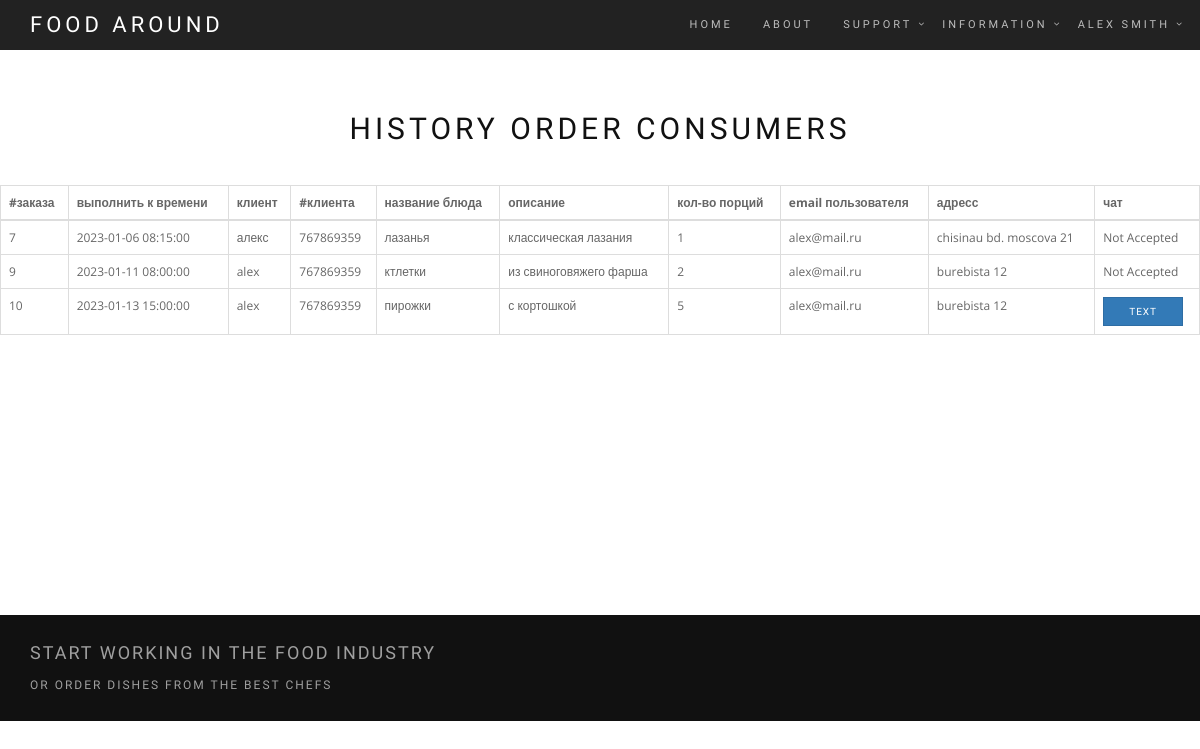
Before: /history_order_consumers.php (signed in) with the older database file.
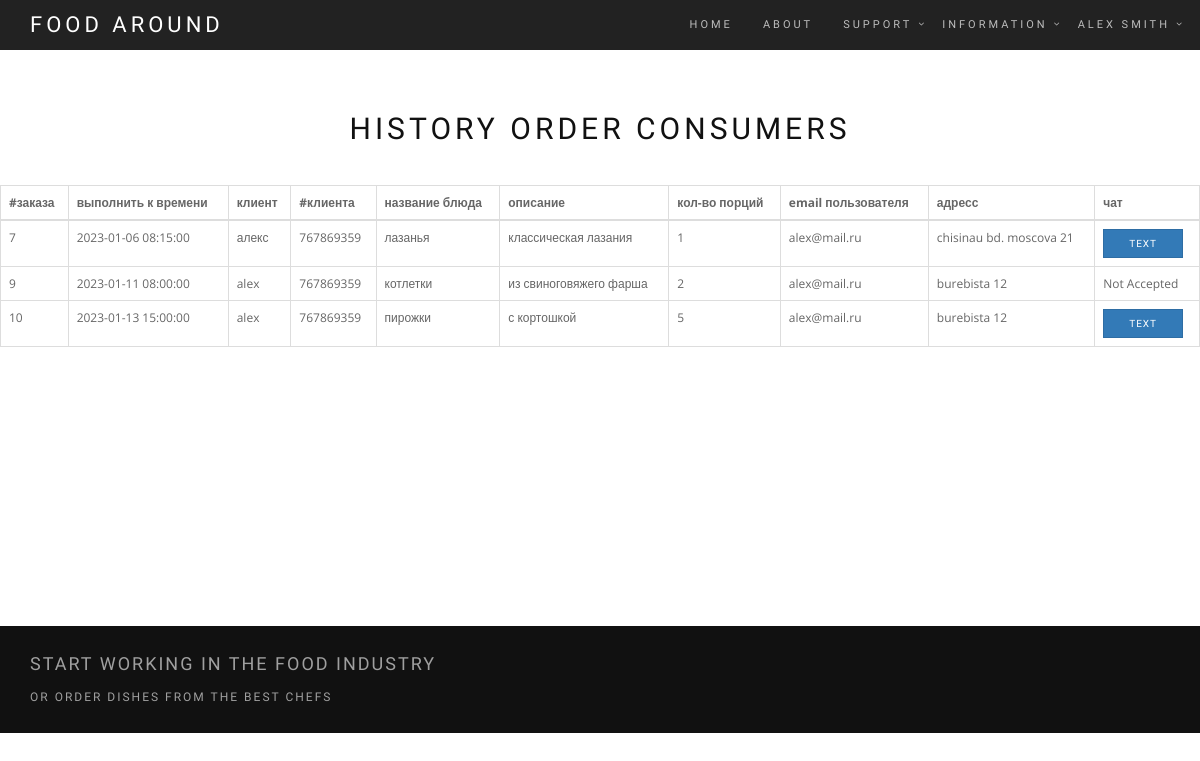
After: the same page with the newer database file.
### tables this page shows
CREATE TABLE `orders` (
  `id_order` int(11) NOT NULL,
  `time_date` timestamp NOT NULL DEFAULT current_timestamp(),
  `name` varchar(255) NOT NULL,
  `from_id` int(255) NOT NULL,
  `product` varchar(255) NOT NULL,
  `description` varchar(255) NOT NULL,
  `count` int(255) NOT NULL,
  `email` varchar(255) NOT NULL,
  `address` varchar(255) NOT NULL,  
  `accepted` int(255) DEFAULT NULL
);

### history_order_consumers.php (the view, shortened to what this page needs)
<!DOCTYPE html>
<html lang="en-US" dir="ltr">
  <body data-spy="scroll" data-target=".onpage-navigation" data-offset="60">
    <main>
      <?php include_once "includes/nav.php"; ?>
      <br> <br> <br> <br> <br>
      <?php
      $sql = mysqli_query($conn, "SELECT * FROM `orders` WHERE from_id={$_SESSION['unique_id']} ");
      ?>
      <div class="row">
          <div class="col-sm-6 col-sm-offset-3">
              <h2 class="module-title font-alt">history Order consumers</h2>
          </div>
      </div>
      <table class="table table-bordered" , class="table table-striped">
        <thead>
          <tr>
            <th>#заказа</th>
            <th>выполнить к времени</th>
            <th>клиент</th>
            <th>#клиента</th>
            <th>название блюда</th>
            <th>описание</th>
            <th>кол-во порций</th>
            <th>email пользователя</th>
            <th>адресс</th>
            <th>чат</th>
          </tr>
        </thead>
        <tbody>
          <?php foreach ($sql as $row): ?>
          <tr>
            <td><?php echo $row['id_order']; ?></td>
            <td><?php echo $row['time_date']; ?></td>
            <td><?php echo $row['name']; ?></td>
            <td><?php echo $row['from_id']; ?></td>
            <td><?php echo $row['product']; ?></td>
            <td><?php echo $row['description']; ?></td>
            <td><?php echo $row['count']; ?></td>
            <td><?php echo $row['email']; ?></td>
            <td><?php echo $row['address']; ?></td>
            <?php
            if(!$row['accepted'] == 0)
            {?>
              <td>
                <a class='btn btn-primary btn-sm' href="chat.php?unique_id=<?php echo $row['accepted']; ?>"> text </a>
              </td><?php
            }
            else{?>
              <td>Not Accepted</td><?php
            }?>
          </tr>
          <?php endforeach; ?>
        </tbody>
      </table>
<br> <br> <br> <br> <br> <br> <br> <br> <br> <br><br> <br>
    </main>
  </body>
</html>

Changed rows visible on the page:
changed orders "алекс": accepted "Not Accepted" → "TEXT"
changed orders "из свиноговяжего фарша": product "ктлетки" → "котлетки"
